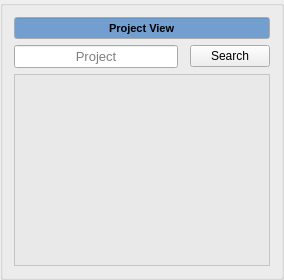
        <widget class="QGroupBox" name="project_view_groupbox">
         <property name="title">
          <string/>
         </property>
         <layout class="QGridLayout" name="gridLayout">
          <item row="1" column="2">
           <widget class="QPushButton" name="project_view_search_button">
            <property name="text">
             <string>Search</string>
            </property>
           </widget>
          </item>
          <item row="1" column="0">
           <widget class="QLineEdit" name="project_search_lineedit">
            <property name="palette">
             <palette>
              <active>
               <colorrole role="WindowText">
                <brush brushstyle="SolidPattern">
                 <color alpha="255">
                  <red>0</red>
                  <green>0</green>
                  <blue>0</blue>
                 </color>
                </brush>
               </colorrole>
               <colorrole role="Dark">
                <brush brushstyle="SolidPattern">
                 <color alpha="255">
                  <red>119</red>
                  <green>119</green>
                  <blue>118</blue>
                 </color>
                </brush>
               </colorrole>
               <colorrole role="Mid">
                <brush brushstyle="SolidPattern">
                 <color alpha="255">
                  <red>159</red>
                  <green>159</green>
                  <blue>157</blue>
                 </color>
                </brush>
               </colorrole>
               <colorrole role="Text">
                <brush brushstyle="SolidPattern">
                 <color alpha="255">
                  <red>0</red>
                  <green>0</green>
                  <blue>0</blue>
                 </color>
                </brush>
               </colorrole>
               <colorrole role="ButtonText">
                <brush brushstyle="SolidPattern">
                 <color alpha="255">
                  <red>0</red>
                  <green>0</green>
                  <blue>0</blue>
                 </color>
                </brush>
               </colorrole>
               <colorrole role="Base">
                <brush brushstyle="SolidPattern">
                 <color alpha="255">
                  <red>255</red>
                  <green>255</green>
                  <blue>255</blue>
                 </color>
                </brush>
               </colorrole>
               <colorrole role="Window">
                <brush brushstyle="SolidPattern">
                 <color alpha="255">
                  <red>238</red>
                  <green>238</green>
                  <blue>236</blue>
                 </color>
                </brush>
               </colorrole>
               <colorrole role="Shadow">
                <brush brushstyle="SolidPattern">
                 <color alpha="255">
                  <red>0</red>
                  <green>0</green>
                  <blue>0</blue>
                 </color>
                </brush>
               </colorrole>
               <colorrole role="AlternateBase">
                <brush brushstyle="SolidPattern">
                 <color alpha="255">
                  <red>184</red>
                  <green>184</green>
                  <blue>184</blue>
                 </color>
                </brush>
               </colorrole>
               <colorrole role="ToolTipBase">
                <brush brushstyle="SolidPattern">
                 <color alpha="255">
                  <red>255</red>
                  <green>255</green>
                  <blue>220</blue>
                 </color>
                </brush>
               </colorrole>
               <colorrole role="ToolTipText">
                <brush brushstyle="SolidPattern">
                 <color alpha="255">
                  <red>0</red>
                  <green>0</green>
                  <blue>0</blue>
                 </color>
                </brush>
               </colorrole>
               <colorrole role="PlaceholderText">
                <brush brushstyle="NoBrush">
                 <color alpha="128">
                  <red>0</red>
                  <green>0</green>
                  <blue>0</blue>
                 </color>
                </brush>
               </colorrole>
              </active>
              <inactive>
               <colorrole role="WindowText">
                <brush brushstyle="SolidPattern">
                 <color alpha="255">
                  <red>0</red>
                  <green>0</green>
                  <blue>0</blue>
                 </color>
                </brush>
               </colorrole>
               <colorrole role="Dark">
                <brush brushstyle="SolidPattern">
                 <color alpha="255">
                  <red>119</red>
                  <green>119</green>
                  <blue>118</blue>
                 </color>
                </brush>
               </colorrole>
               <colorrole role="Mid">
                <brush brushstyle="SolidPattern">
                 <color alpha="255">
                  <red>159</red>
                  <green>159</green>
                  <blue>157</blue>
                 </color>
                </brush>
               </colorrole>
               <colorrole role="Text">
                <brush brushstyle="SolidPattern">
                 <color alpha="255">
                  <red>0</red>
                  <green>0</green>
                  <blue>0</blue>
                 </color>
                </brush>
               </colorrole>
               <colorrole role="ButtonText">
                <brush brushstyle="SolidPattern">
                 <color alpha="255">
                  <red>0</red>
                  <green>0</green>
                  <blue>0</blue>
                 </color>
                </brush>
               </colorrole>
               <colorrole role="Base">
                <brush brushstyle="SolidPattern">
                 <color alpha="255">
                  <red>255</red>
                  <green>255</green>
                  <blue>255</blue>
                 </color>
                </brush>
               </colorrole>
               <colorrole role="Window">
                <brush brushstyle="SolidPattern">
                 <color alpha="255">
                  <red>238</red>
                  <green>238</green>
                  <blue>236</blue>
                 </color>
                </brush>
               </colorrole>
               <colorrole role="Shadow">
                <brush brushstyle="SolidPattern">
                 <color alpha="255">
                  <red>0</red>
                  <green>0</green>
                  <blue>0</blue>
                 </color>
                </brush>
               </colorrole>
               <colorrole role="AlternateBase">
                <brush brushstyle="SolidPattern">
                 <color alpha="255">
                  <red>184</red>
                  <green>184</green>
                  <blue>184</blue>
                 </color>
                </brush>
               </colorrole>
               <colorrole role="ToolTipBase">
                <brush brushstyle="SolidPattern">
                 <color alpha="255">
                  <red>255</red>
                  <green>255</green>
                  <blue>220</blue>
                 </color>
                </brush>
               </colorrole>
               <colorrole role="ToolTipText">
                <brush brushstyle="SolidPattern">
                 <color alpha="255">
                  <red>0</red>
                  <green>0</green>
                  <blue>0</blue>
                 </color>
                </brush>
               </colorrole>
               <colorrole role="PlaceholderText">
                <brush brushstyle="NoBrush">
                 <color alpha="128">
                  <red>0</red>
                  <green>0</green>
                  <blue>0</blue>
                 </color>
                </brush>
               </colorrole>
              </inactive>
              <disabled>
               <colorrole role="WindowText">
                <brush brushstyle="SolidPattern">
                 <color alpha="255">
                  <red>119</red>
                  <green>119</green>
                  <blue>118</blue>
                 </color>
                </brush>
               </colorrole>
               <colorrole role="Dark">
                <brush brushstyle="SolidPattern">
                 <color alpha="255">
                  <red>119</red>
                  <green>119</green>
                  <blue>118</blue>
                 </color>
                </brush>
               </colorrole>
               <colorrole role="Mid">
                <brush brushstyle="SolidPattern">
                 <color alpha="255">
                  <red>159</red>
                  <green>159</green>
                  <blue>157</blue>
                 </color>
                </brush>
               </colorrole>
               <colorrole role="Text">
                <brush brushstyle="SolidPattern">
                 <color alpha="255">
                  <red>119</red>
                  <green>119</green>
                  <blue>118</blue>
                 </color>
                </brush>
               </colorrole>
               <colorrole role="ButtonText">
                <brush brushstyle="SolidPattern">
                 <color alpha="255">
                  <red>119</red>
                  <green>119</green>
                  <blue>118</blue>
                 </color>
                </brush>
               </colorrole>
               <colorrole role="Base">
                <brush brushstyle="SolidPattern">
                 <color alpha="255">
                  <red>238</red>
                  <green>238</green>
                  <blue>236</blue>
                 </color>
                </brush>
               </colorrole>
               <colorrole role="Window">
                <brush brushstyle="SolidPattern">
                 <color alpha="255">
                  <red>238</red>
                  <green>238</green>
                  <blue>236</blue>
                 </color>
                </brush>
               </colorrole>
               <colorrole role="Shadow">
                <brush brushstyle="SolidPattern">
                 <color alpha="255">
                  <red>0</red>
                  <green>0</green>
                  <blue>0</blue>
                 </color>
                </brush>
               </colorrole>
               <colorrole role="AlternateBase">
                <brush brushstyle="SolidPattern">
                 <color alpha="255">
                  <red>184</red>
                  <green>184</green>
                  <blue>184</blue>
                 </color>
                </brush>
               </colorrole>
               <colorrole role="ToolTipBase">
                <brush brushstyle="SolidPattern">
                 <color alpha="255">
                  <red>255</red>
                  <green>255</green>
                  <blue>220</blue>
                 </color>
                </brush>
               </colorrole>
               <colorrole role="ToolTipText">
                <brush brushstyle="SolidPattern">
                 <color alpha="255">
                  <red>0</red>
                  <green>0</green>
                  <blue>0</blue>
                 </color>
                </brush>
               </colorrole>
               <colorrole role="PlaceholderText">
                <brush brushstyle="NoBrush">
                 <color alpha="128">
                  <red>0</red>
                  <green>0</green>
                  <blue>0</blue>
                 </color>
                </brush>
               </colorrole>
              </disabled>
             </palette>
            </property>
            <property name="font">
             <font>
              <pointsize>10</pointsize>
             </font>
            </property>
            <property name="text">
             <string/>
            </property>
            <property name="alignment">
             <set>Qt::AlignCenter</set>
            </property>
            <property name="placeholderText">
             <string>Project</string>
            </property>
           </widget>
          </item>
          <item row="2" column="0" colspan="3">
           <widget class="QListWidget" name="project_list">
            <property name="palette">
             <palette>
              <active>
               <colorrole role="WindowText">
                <brush brushstyle="SolidPattern">
                 <color alpha="255">
                  <red>0</red>
                  <green>0</green>
                  <blue>0</blue>
                 </color>
                </brush>
               </colorrole>
               <colorrole role="Button">
                <brush brushstyle="SolidPattern">
                 <color alpha="255">
                  <red>255</red>
                  <green>255</green>
                  <blue>255</blue>
                 </color>
                </brush>
               </colorrole>
               <colorrole role="Light">
                <brush brushstyle="SolidPattern">
                 <color alpha="255">
                  <red>255</red>
                  <green>255</green>
                  <blue>255</blue>
                 </color>
                </brush>
               </colorrole>
               <colorrole role="Midlight">
                <brush brushstyle="SolidPattern">
                 <color alpha="255">
                  <red>255</red>
                  <green>255</green>
                  <blue>255</blue>
                 </color>
                </brush>
               </colorrole>
               <colorrole role="Dark">
                <brush brushstyle="SolidPattern">
                 <color alpha="255">
                  <red>127</red>
                  <green>127</green>
                  <blue>127</blue>
                 </color>
                </brush>
               </colorrole>
               <colorrole role="Mid">
                <brush brushstyle="SolidPattern">
                 <color alpha="255">
                  <red>170</red>
                  <green>170</green>
                  <blue>170</blue>
                 </color>
                </brush>
               </colorrole>
               <colorrole role="Text">
                <brush brushstyle="SolidPattern">
                 <color alpha="255">
                  <red>0</red>
                  <green>0</green>
                  <blue>0</blue>
                 </color>
                </brush>
               </colorrole>
               <colorrole role="BrightText">
                <brush brushstyle="SolidPattern">
                 <color alpha="255">
                  <red>255</red>
                  <green>255</green>
                  <blue>255</blue>
                 </color>
                </brush>
               </colorrole>
               <colorrole role="Base">
                <brush brushstyle="SolidPattern">
                 <color alpha="142">
                  <red>229</red>
                  <green>229</green>
                  <blue>229</blue>
                 </color>
                </brush>
               </colorrole>
               <colorrole role="Window">
                <brush brushstyle="SolidPattern">
                 <color alpha="255">
                  <red>255</red>
                  <green>255</green>
                  <blue>255</blue>
                 </color>
                </brush>
               </colorrole>
               <colorrole role="Shadow">
                <brush brushstyle="SolidPattern">
                 <color alpha="255">
                  <red>0</red>
                  <green>0</green>
                  <blue>0</blue>
                 </color>
                </brush>
               </colorrole>
               <colorrole role="AlternateBase">
                <brush brushstyle="SolidPattern">
                 <color alpha="255">
                  <red>255</red>
                  <green>255</green>
                  <blue>255</blue>
                 </color>
                </brush>
               </colorrole>
               <colorrole role="ToolTipBase">
                <brush brushstyle="SolidPattern">
                 <color alpha="255">
                  <red>255</red>
                  <green>255</green>
                  <blue>220</blue>
                 </color>
                </brush>
               </colorrole>
               <colorrole role="ToolTipText">
                <brush brushstyle="SolidPattern">
                 <color alpha="255">
                  <red>0</red>
                  <green>0</green>
                  <blue>0</blue>
                 </color>
                </brush>
               </colorrole>
               <colorrole role="PlaceholderText">
                <brush brushstyle="NoBrush">
                 <color alpha="128">
                  <red>0</red>
                  <green>0</green>
                  <blue>0</blue>
                 </color>
                </brush>
               </colorrole>
              </active>
              <inactive>
               <colorrole role="WindowText">
                <brush brushstyle="SolidPattern">
                 <color alpha="255">
                  <red>0</red>
                  <green>0</green>
                  <blue>0</blue>
                 </color>
                </brush>
               </colorrole>
               <colorrole role="Button">
                <brush brushstyle="SolidPattern">
                 <color alpha="255">
                  <red>255</red>
                  <green>255</green>
                  <blue>255</blue>
                 </color>
                </brush>
               </colorrole>
               <colorrole role="Light">
                <brush brushstyle="SolidPattern">
                 <color alpha="255">
                  <red>255</red>
                  <green>255</green>
                  <blue>255</blue>
                 </color>
                </brush>
               </colorrole>
               <colorrole role="Midlight">
                <brush brushstyle="SolidPattern">
                 <color alpha="255">
                  <red>255</red>
                  <green>255</green>
                  <blue>255</blue>
                 </color>
                </brush>
               </colorrole>
               <colorrole role="Dark">
                <brush brushstyle="SolidPattern">
                 <color alpha="255">
                  <red>127</red>
                  <green>127</green>
                  <blue>127</blue>
                 </color>
                </brush>
               </colorrole>
               <colorrole role="Mid">
                <brush brushstyle="SolidPattern">
                 <color alpha="255">
                  <red>170</red>
                  <green>170</green>
                  <blue>170</blue>
                 </color>
                </brush>
               </colorrole>
               <colorrole role="Text">
                <brush brushstyle="SolidPattern">
                 <color alpha="255">
                  <red>0</red>
                  <green>0</green>
                  <blue>0</blue>
                 </color>
                </brush>
               </colorrole>
               <colorrole role="BrightText">
                <brush brushstyle="SolidPattern">
                 <color alpha="255">
                  <red>255</red>
                  <green>255</green>
                  <blue>255</blue>
                 </color>
                </brush>
               </colorrole>
               <colorrole role="Base">
                <brush brushstyle="SolidPattern">
                 <color alpha="142">
                  <red>229</red>
                  <green>229</green>
                  <blue>229</blue>
                 </color>
                </brush>
               </colorrole>
               <colorrole role="Window">
                <brush brushstyle="SolidPattern">
                 <color alpha="255">
                  <red>255</red>
                  <green>255</green>
                  <blue>255</blue>
                 </color>
                </brush>
               </colorrole>
               <colorrole role="Shadow">
                <brush brushstyle="SolidPattern">
                 <color alpha="255">
                  <red>0</red>
                  <green>0</green>
                  <blue>0</blue>
                 </color>
                </brush>
               </colorrole>
               <colorrole role="AlternateBase">
                <brush brushstyle="SolidPattern">
                 <color alpha="255">
                  <red>255</red>
                  <green>255</green>
                  <blue>255</blue>
                 </color>
                </brush>
               </colorrole>
               <colorrole role="ToolTipBase">
                <brush brushstyle="SolidPattern">
                 <color alpha="255">
                  <red>255</red>
                  <green>255</green>
                  <blue>220</blue>
                 </color>
                </brush>
               </colorrole>
               <colorrole role="ToolTipText">
                <brush brushstyle="SolidPattern">
                 <color alpha="255">
                  <red>0</red>
                  <green>0</green>
                  <blue>0</blue>
                 </color>
                </brush>
               </colorrole>
               <colorrole role="PlaceholderText">
                <brush brushstyle="NoBrush">
                 <color alpha="128">
                  <red>0</red>
                  <green>0</green>
                  <blue>0</blue>
                 </color>
                </brush>
               </colorrole>
              </inactive>
              <disabled>
               <colorrole role="WindowText">
                <brush brushstyle="SolidPattern">
                 <color alpha="255">
                  <red>127</red>
                  <green>127</green>
                  <blue>127</blue>
                 </color>
                </brush>
               </colorrole>
               <colorrole role="Button">
                <brush brushstyle="SolidPattern">
                 <color alpha="255">
                  <red>255</red>
                  <green>255</green>
                  <blue>255</blue>
                 </color>
                </brush>
               </colorrole>
               <colorrole role="Light">
                <brush brushstyle="SolidPattern">
                 <color alpha="255">
                  <red>255</red>
                  <green>255</green>
                  <blue>255</blue>
                 </color>
                </brush>
               </colorrole>
               <colorrole role="Midlight">
                <brush brushstyle="SolidPattern">
                 <color alpha="255">
                  <red>255</red>
                  <green>255</green>
                  <blue>255</blue>
                 </color>
                </brush>
               </colorrole>
               <colorrole role="Dark">
                <brush brushstyle="SolidPattern">
                 <color alpha="255">
                  <red>127</red>
                  <green>127</green>
                  <blue>127</blue>
                 </color>
                </brush>
               </colorrole>
               <colorrole role="Mid">
                <brush brushstyle="SolidPattern">
                 <color alpha="255">
                  <red>170</red>
                  <green>170</green>
                  <blue>170</blue>
                 </color>
                </brush>
               </colorrole>
               <colorrole role="Text">
                <brush brushstyle="SolidPattern">
                 <color alpha="255">
                  <red>127</red>
                  <green>127</green>
                  <blue>127</blue>
                 </color>
                </brush>
               </colorrole>
               <colorrole role="BrightText">
                <brush brushstyle="SolidPattern">
                 <color alpha="255">
                  <red>255</red>
                  <green>255</green>
                  <blue>255</blue>
                 </color>
                </brush>
               </colorrole>
               <colorrole role="Base">
                <brush brushstyle="SolidPattern">
                 <color alpha="255">
                  <red>255</red>
                  <green>255</green>
                  <blue>255</blue>
                 </color>
                </brush>
               </colorrole>
               <colorrole role="Window">
                <brush brushstyle="SolidPattern">
                 <color alpha="255">
                  <red>255</red>
                  <green>255</green>
                  <blue>255</blue>
                 </color>
                </brush>
               </colorrole>
               <colorrole role="Shadow">
                <brush brushstyle="SolidPattern">
                 <color alpha="255">
                  <red>0</red>
                  <green>0</green>
                  <blue>0</blue>
                 </color>
                </brush>
               </colorrole>
               <colorrole role="AlternateBase">
                <brush brushstyle="SolidPattern">
                 <color alpha="255">
                  <red>255</red>
                  <green>255</green>
                  <blue>255</blue>
                 </color>
                </brush>
               </colorrole>
               <colorrole role="ToolTipBase">
                <brush brushstyle="SolidPattern">
                 <color alpha="255">
                  <red>255</red>
                  <green>255</green>
                  <blue>220</blue>
                 </color>
                </brush>
               </colorrole>
               <colorrole role="ToolTipText">
                <brush brushstyle="SolidPattern">
                 <color alpha="255">
                  <red>0</red>
                  <green>0</green>
                  <blue>0</blue>
                 </color>
                </brush>
               </colorrole>
               <colorrole role="PlaceholderText">
                <brush brushstyle="NoBrush">
                 <color alpha="128">
                  <red>0</red>
                  <green>0</green>
                  <blue>0</blue>
                 </color>
                </brush>
               </colorrole>
              </disabled>
             </palette>
            </property>
            <property name="font">
             <font>
              <pointsize>8</pointsize>
              <kerning>true</kerning>
             </font>
            </property>
            <property name="editTriggers">
             <set>QAbstractItemView::DoubleClicked|QAbstractItemView::EditKeyPressed</set>
            </property>
            <property name="resizeMode">
             <enum>QListView::Adjust</enum>
            </property>
            <property name="spacing">
             <number>0</number>
            </property>
           </widget>
          </item>
          <item row="0" column="0" colspan="3">
           <widget class="QLineEdit" name="project_view_lineedit">
            <property name="palette">
             <palette>
              <active>
               <colorrole role="Base">
                <brush brushstyle="SolidPattern">
                 <color alpha="255">
                  <red>114</red>
                  <green>159</green>
                  <blue>207</blue>
                 </color>
                </brush>
               </colorrole>
              </active>
              <inactive>
               <colorrole role="Base">
                <brush brushstyle="SolidPattern">
                 <color alpha="255">
                  <red>114</red>
                  <green>159</green>
                  <blue>207</blue>
                 </color>
                </brush>
               </colorrole>
              </inactive>
              <disabled>
               <colorrole role="Base">
                <brush brushstyle="SolidPattern">
                 <color alpha="255">
                  <red>255</red>
                  <green>255</green>
                  <blue>255</blue>
                 </color>
                </brush>
               </colorrole>
              </disabled>
             </palette>
            </property>
            <property name="font">
             <font>
              <pointsize>8</pointsize>
              <weight>75</weight>
              <bold>true</bold>
             </font>
            </property>
            <property name="autoFillBackground">
             <bool>false</bool>
            </property>
            <property name="text">
             <string>Project View</string>
            </property>
            <property name="alignment">
             <set>Qt::AlignCenter</set>
            </property>
            <property name="readOnly">
             <bool>true</bool>
            </property>
           </widget>
          </item>
         </layout>
        </widget>
